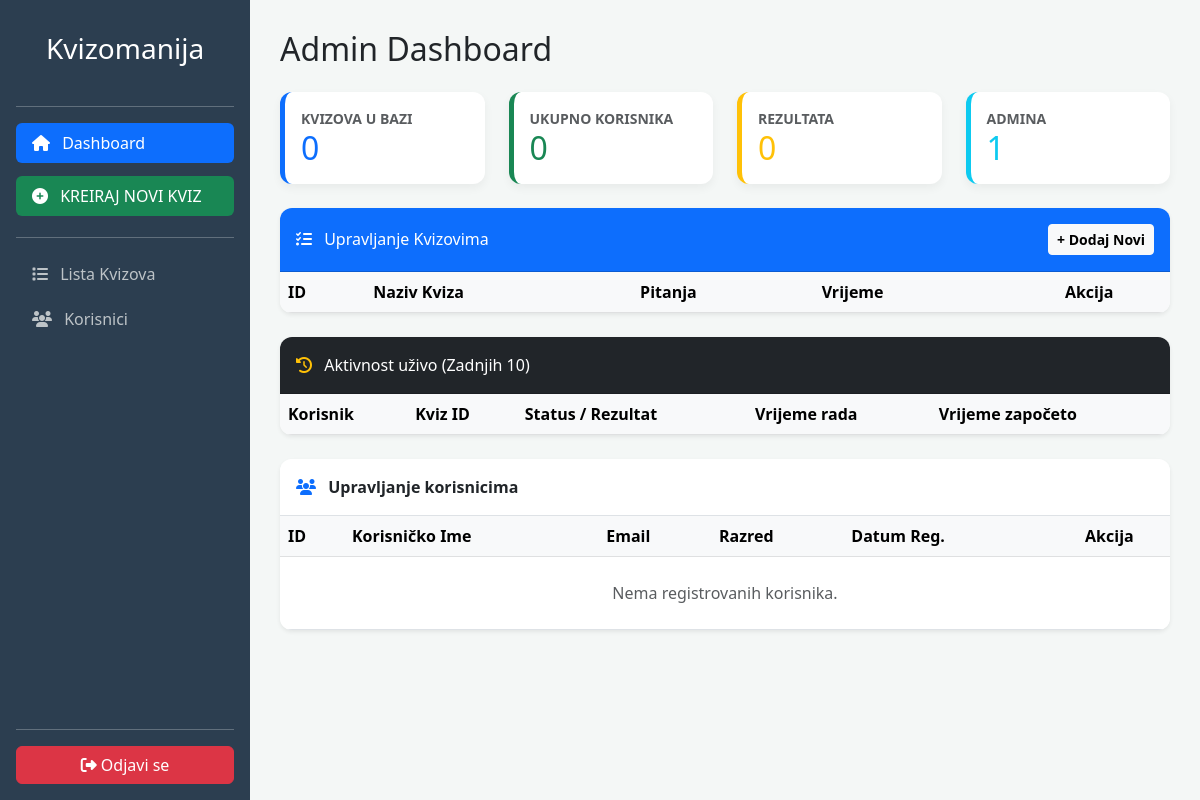
The page /admin.php (signed in) on the database as committed earlier.
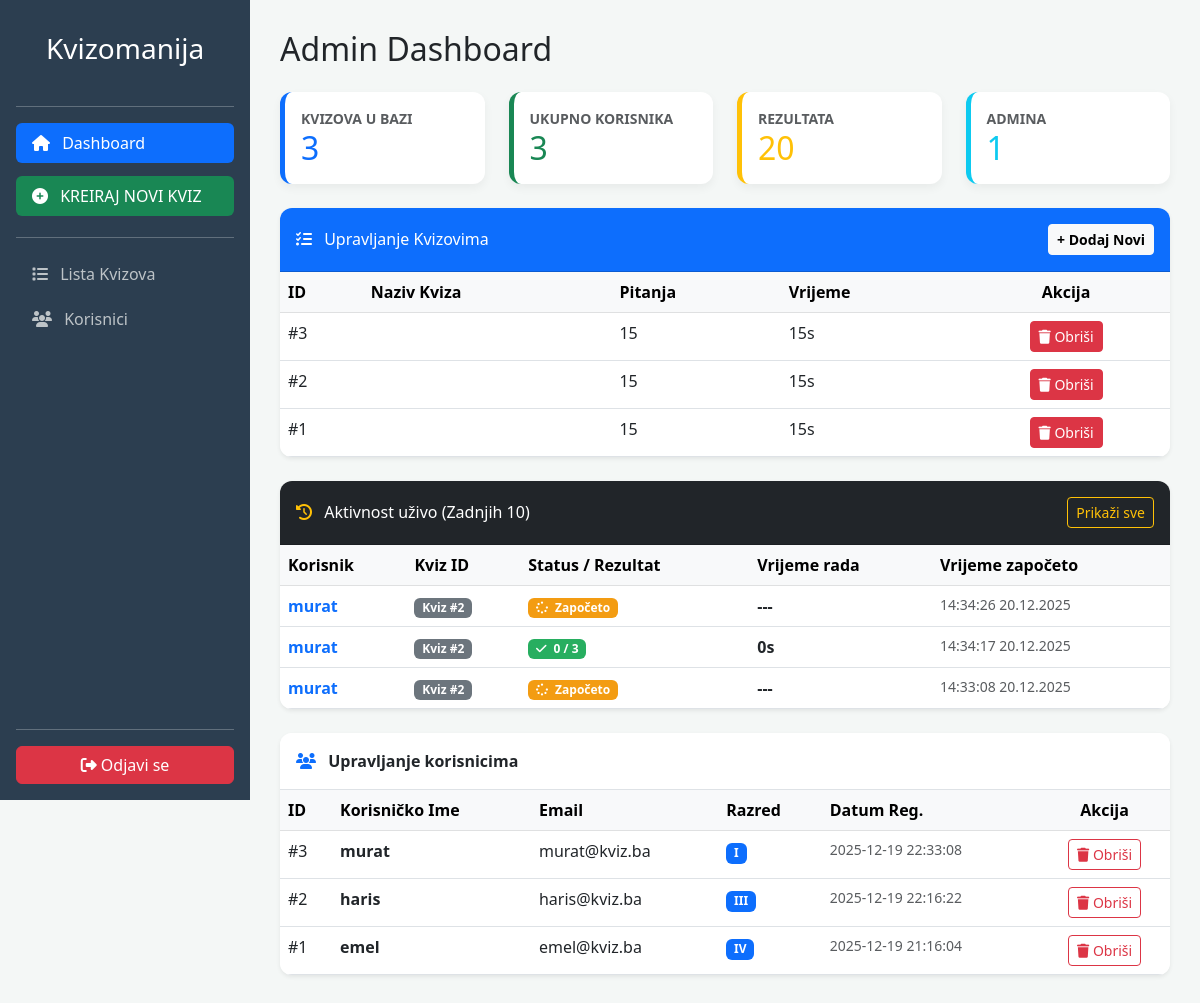
The same page on the database as committed later.
### tables this page shows
CREATE TABLE `kvizovi` (
  `kviz_id` int(11) NOT NULL,
  `admin_id` int(11) DEFAULT NULL,
  `pocetak` datetime DEFAULT NULL,
  `rok_predaje` datetime DEFAULT NULL,
  `vremensko_ogranicenje` int(11) NOT NULL DEFAULT 15,
  `broj_pitanja` int(11) NOT NULL DEFAULT 15
);

CREATE TABLE `rezultati` (
  `rezultat_id` int(11) NOT NULL,
  `kviz_id` int(11) DEFAULT NULL,
  `ime` varchar(20) DEFAULT NULL,
  `prezime` varchar(30) DEFAULT NULL,
  `razred_odjeljenje` varchar(4) DEFAULT NULL,
  `odgovori` text DEFAULT NULL,
  `vrijeme_zapoceto` timestamp NOT NULL DEFAULT current_timestamp(),
  `sekunde` int(11) DEFAULT 0
);

CREATE TABLE `korisnici` (
  `korisnik_id` int(11) NOT NULL,
  `korisnicko_ime` varchar(50) NOT NULL,
  `email` varchar(100) NOT NULL,
  `sifra` varchar(255) NOT NULL,
  `razred` varchar(10) NOT NULL,
  `datum_registracije` timestamp NOT NULL DEFAULT current_timestamp()
);

### admin.php (the view, shortened to what the changed rows need)
<?php
require "includes/connection.php";
try {
    $br_kvizova = $conn->query("SELECT COUNT(*) FROM kvizovi")->fetchColumn();
    $br_korisnika = $conn->query("SELECT COUNT(*) FROM korisnici")->fetchColumn();
    $br_rezultata = $conn->query("SELECT COUNT(*) FROM rezultati")->fetchColumn();
    $br_admina = $conn->query("SELECT COUNT(*) FROM admini")->fetchColumn();
    $sql_korisnici = "SELECT * FROM korisnici ORDER BY korisnik_id DESC";
    $korisnici = $conn->query($sql_korisnici)->fetchAll(PDO::FETCH_ASSOC);
    $sql_svi_kvizovi = "SELECT * FROM kvizovi ORDER BY kviz_id DESC";
    $lista_kvizova = $conn->query($sql_svi_kvizovi)->fetchAll(PDO::FETCH_ASSOC);
    $sql_aktivnost = "SELECT * FROM rezultati ORDER BY rezultat_id DESC LIMIT 10";
    $aktivnosti = $conn->query($sql_aktivnost)->fetchAll(PDO::FETCH_ASSOC);
} catch (PDOException $e) {
    die("Greška sa bazom: " . $e->getMessage());
}
?>
<!DOCTYPE html>
<html lang="bs">
<head>
    <link href="https://cdn.jsdelivr.net/npm/bootstrap@5.3.0/dist/css/bootstrap.min.css" rel="stylesheet">
    <link rel="stylesheet" href="https://cdnjs.cloudflare.com/ajax/libs/font-awesome/6.4.0/css/all.min.css">
</head>
<body>
<div id="content">
    <h2 class="mb-4 text-dark">Admin Dashboard</h2>
    <div class="row g-4 mb-4">
        <div class="col-md-3"><div class="card card-stat p-3 bg-white border-start border-primary border-5"><small class="text-uppercase text-muted fw-bold">Kvizova u bazi</small><h2 class="mb-0 text-primary"><?= $br_kvizova ?></h2></div></div>
        <div class="col-md-3"><div class="card card-stat p-3 bg-white border-start border-success border-5"><small class="text-uppercase text-muted fw-bold">Ukupno korisnika</small><h2 class="mb-0 text-success"><?= $br_korisnika ?></h2></div></div>
        <div class="col-md-3"><div class="card card-stat p-3 bg-white border-start border-warning border-5"><small class="text-uppercase text-muted fw-bold">Rezultata</small><h2 class="mb-0 text-warning"><?= $br_rezultata ?></h2></div></div>
        <div class="col-md-3"><div class="card card-stat p-3 bg-white border-start border-info border-5"><small class="text-uppercase text-muted fw-bold">Admina</small><h2 class="mb-0 text-info"><?= $br_admina ?></h2></div></div>
    </div>
    <div class="card shadow-sm border-0 table-card mb-4" id="tabela-kvizova">
        <div class="card-body p-0">
            <table class="table table-hover mb-0">
                <thead class="table-light">
                    <tr><th>ID</th><th>Naziv Kviza</th><th>Pitanja</th><th>Vrijeme</th><th class="text-center">Akcija</th></tr>
                </thead>
                <tbody>
                    <?php foreach ($lista_kvizova as $kviz): ?>
                    <tr>
                        <td>#<?= $kviz['kviz_id'] ?></td>
                        <td class="fw-bold"><?= htmlspecialchars($kviz['naziv_kviza']) ?></td>
                        <td><?= $kviz['broj_pitanja'] ?></td>
                        <td><?= $kviz['vremensko_ogranicenje'] ?>s</td>
                        <td class="text-center">
                            <form method="POST" onsubmit="return confirm('Brisanjem kviza brišete i sve njegove rezultate i pitanja! Nastaviti?');" style="display:inline;">
                                <button type="submit" class="btn btn-sm btn-danger"><i class="fa fa-trash"></i> Obriši</button>
                            </form>
                        </td>
                    </tr>
                    <?php endforeach; ?>
                </tbody>
            </table>
        </div>
    </div>
    <div class="card shadow-sm border-0 table-card mb-4">
        <div class="card-header bg-dark text-white py-3 d-flex justify-content-between align-items-center">
            <span><i class="fa fa-history me-2 text-warning"></i> Aktivnost uživo (Zadnjih 10)</span>
            <?php if (count($aktivnosti) > 3): ?>
            <button class="btn btn-sm btn-outline-warning" type="button" data-bs-toggle="collapse" data-bs-target=".extra-rows" onclick="this.innerText = this.innerText == 'Prikaži sve' ? 'Sakrij' : 'Prikaži sve'">Prikaži sve</button>
            <?php endif; ?>
        </div>
        <div class="card-body p-0">
            <div class="table-responsive">
                <table class="table table-hover mb-0">
                    <thead class="table-light">
                        <tr>
                            <th>Korisnik</th><th>Kviz ID</th><th>Status / Rezultat</th><th>Vrijeme rada</th><th>Vrijeme započeto</th>
                        </tr>
                    </thead>
                    <tbody>
                        <?php foreach ($aktivnosti as $index => $a): ?>
                            <?php $rowClass = ($index > 2) ? 'extra-rows collapse' : ''; ?>
                            <tr class="<?= $rowClass ?>">
                                <td class="fw-bold text-primary"><?= htmlspecialchars($a['ime']) ?></td>
                                <td><span class="badge bg-secondary">Kviz #<?= $a['kviz_id'] ?></span></td>
                                <td>
                                    <?php if($a['prezime'] == 'Započeto'): ?>
                                        <span class="badge badge-started"><i class="fa fa-spinner fa-spin me-1"></i> Započeto</span>
                                    <?php else: ?>
                                        <span class="badge badge-finished"><i class="fa fa-check me-1"></i> <?= htmlspecialchars($a['prezime']) ?></span>
                                    <?php endif; ?>
                                </td>
                                <td class="fw-bold"><?= ($a['prezime'] == 'Započeto') ? '---' : $a['sekunde'] . 's' ?></td>
                                <td class="small text-muted"><?= date('H:i:s d.m.Y', strtotime($a['vrijeme_zapoceto'])) ?></td>
                            </tr>
                        <?php endforeach; ?>
                    </tbody>
                </table>
            </div>
        </div>
    </div>
    <div class="card shadow-sm border-0 table-card" id="tabela-korisnika">
        <div class="card-body p-0">
            <div class="table-responsive">
                <table class="table table-hover mb-0">
                    <thead class="table-light">
                        <tr><th>ID</th><th>Korisničko Ime</th><th>Email</th><th>Razred</th><th>Datum Reg.</th><th class="text-center">Akcija</th></tr>
                    </thead>
                    <tbody>
                        <?php if (count($korisnici) > 0): ?>
                            <?php foreach ($korisnici as $k): ?>
                            <tr>
                                <td>#<?= $k['korisnik_id'] ?></td>
                                <td class="fw-bold"><?= htmlspecialchars($k['korisnicko_ime']) ?></td>
                                <td><?= htmlspecialchars($k['email']) ?></td>
                                <td><span class="badge bg-primary"><?= htmlspecialchars($k['razred']) ?></span></td>
                                <td class="small text-muted"><?= $k['datum_registracije'] ?></td>
                                <td class="text-center">
                                    <form method="POST" onsubmit="return confirm('Da li ste sigurni da želite obrisati ovog korisnika?');" style="display:inline;">
                                        <button type="submit" class="btn btn-sm btn-outline-danger">
                                            <i class="fa fa-trash"></i> Obriši
                                        </button>
                                    </form>
                                </td>
                            </tr>
                            <?php endforeach; ?>
                        <?php else: ?>
                            <tr><td colspan="6" class="text-center p-4 text-muted">Nema registrovanih korisnika.</td></tr>
                        <?php endif; ?>
                    </tbody>
                </table>
            </div>
        </div>
    </div>
</div>
</body>
</html>

Rows that differ between the two databases and show on the page:
added kvizovi: kviz_id "3", broj_pitanja "15", vremensko_ogranicenje "15"
added kvizovi: kviz_id "2", broj_pitanja "15", vremensko_ogranicenje "15"
added kvizovi: kviz_id "1", broj_pitanja "15", vremensko_ogranicenje "15"
added rezultati: ime "murat", kviz "2", prezime "Započeto" (drawn), vrijeme_zapoceto "14:34:26 20.12.2025"
added rezultati: ime "murat", kviz "2", prezime "0 / 3", sekunde "0", vrijeme_zapoceto "14:34:17 20.12.2025"
added rezultati: ime "murat", kviz "2", prezime "Započeto" (drawn), vrijeme_zapoceto "14:33:08 20.12.2025"
added korisnici: korisnik_id "3", korisnicko_ime "murat", email "murat@kviz.ba", razred "I", datum_registracije "2025-12-19 22:33:08"
added korisnici: korisnik_id "2", korisnicko_ime "haris", email "haris@kviz.ba", razred "III", datum_registracije "2025-12-19 22:16:22"
added korisnici: korisnik_id "1", korisnicko_ime "emel", email "emel@kviz.ba", razred "IV", datum_registracije "2025-12-19 21:16:04"
Other text that changed with them:
$br_kvizova: "0" → "3"
$br_korisnika: "0" → "3"
$br_rezultata: "0" → "20"
text no longer shown: "Nema registrovanih korisnika."
text now shown: "Prikaži sve"
